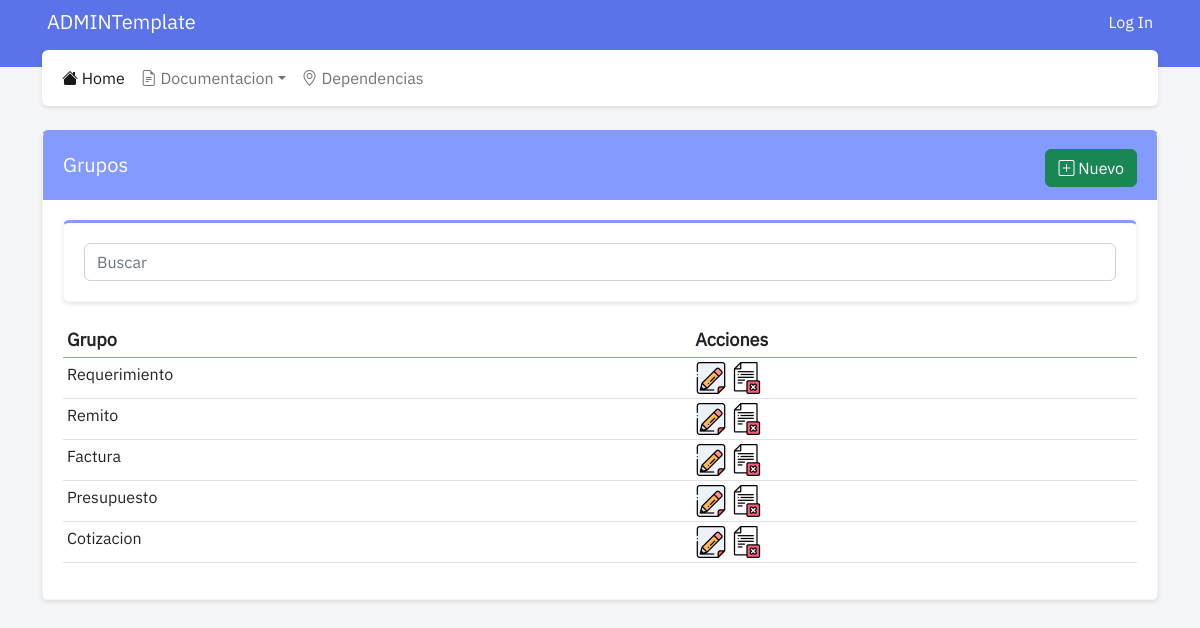
Before: /grupos/ with the older database file.
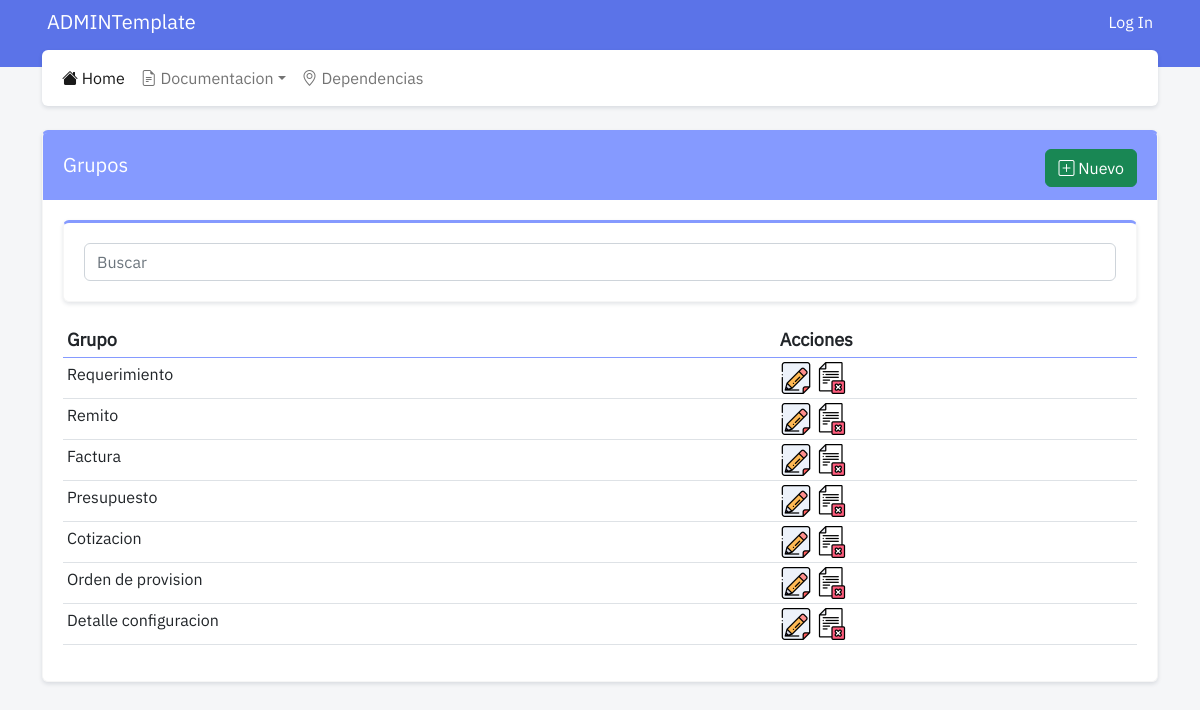
After: the same page with the newer database file.
### documentacion/models.py (models this page shows, shortened)
class Grupo(models.Model):
    grupo = models.CharField("Grupo", max_length = 80)

### documentacion/views.py (the view)
# urls.py: path('grupos/', views.grupo_index, name="grupos_index"),
def grupo_index(request):
    if request.method == 'POST':
        query = request.POST['query']
        grupos = Grupo.objects.filter( Q(grupo__icontains = query))[:50]
    else:
        grupos = Grupo.objects.all()[:50]
    context = {
        'grupos': grupos
    }
    return render(request, 'grupos_index.html', context)

### documentacion/templates/grupos_index.html (shortened to what this page needs)
{% extends 'base.html' %}
{% load static %}
{% block content %}
<div class="card">
    <div class="card-header header-tematico">
        <div class="float-start">
            <h4 class="card-header-title">Grupos</h4>
        </div>
        <div class="float-end">
            <a href="{% url 'grupos_create' %}" style="margin-top: 4px;" class="btn btn-success"><i class="bi bi-plus-square"></i> Nuevo</a>
        </div>
    </div>
    <div class="card-body">
        <div class="card">
            <div class="card-body">
                <form action="#" method="POST">
                    <input name="query" class="form-control" placeholder="Buscar" autofocus="autofocus">
                </form>
            </div>
        </div>
        <div class="table-responsive-md">
            <table class="table table-sm table-hover ">
                <thead>
                    <tr>
                        <th>Grupo</th>
                        <th>Acciones</th>
                    </tr>
                </thead>
                <tbody>
                    {% for grupo in grupos %}
                    <tr>
                        <td>{{grupo.grupo|lower|capfirst }}</td>
                            <td><a href="{% url 'grupos_update' grupo.id %}"><img src="{% static 'assets/iconos/edit.png' %}" width="32" height="32"></a>
                            <a href="{% url 'grupos_delete' grupo.id %}"><img src="{% static 'assets/iconos/delete.png' %}" width="32" height="32"></a></td>
                    </tr>
                    {% endfor %}
                </tbody>
            </table>
        </div>
    </div>
</div>
{% endblock content %}

Changed rows visible on the page:
added Grupo: grupo "Orden de provision"
added Grupo: grupo "Detalle configuracion"
